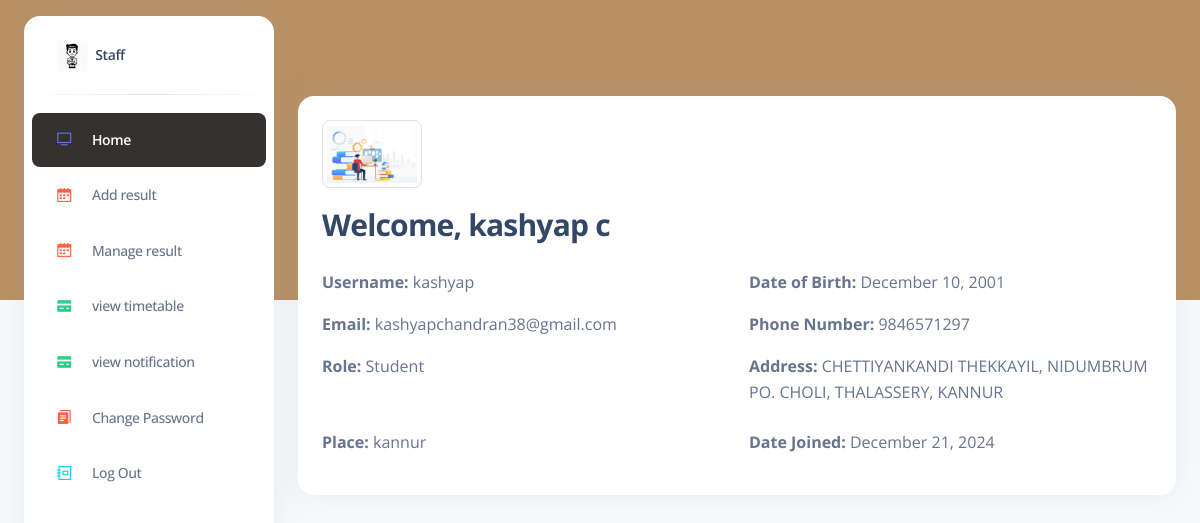
/staffdash/ (signed in), run on the app's committed database.
### adminapp/models.py (models this page shows)
class User(AbstractUser):
    is_fac= models.BooleanField(default=False)
    is_stud = models.BooleanField(default=False)
    phone_number = models.CharField(max_length=12,null=True,blank=True)
    dob=models.DateField(null=True,blank=True)
    place= models.CharField(max_length=100,null=True,blank=True)
    state = models.CharField(max_length=30,null=True,blank=True)
    image = models.ImageField(upload_to="user/",null=True,blank=True)
    semester=models.CharField(max_length=50,null=True,blank=True)
    address=models.CharField(max_length=150,null=True,blank=True)

### adminapp/views.py (the view)
# urls.py: path('staffdash/',views.staffdashboard, name='staffdashboard'),
@login_required(login_url='/')
def staffdashboard(request):
    current_page = 'staffdashboard'
    current_user = request.user
    context = {
        'current_page': current_page,
        'current_user': current_user
    }
    return render(request, 'admin_app/pages/staffdashboard.html', context)

### templates/admin_app/pages/staffdashboard.html (shortened to what this page needs)
{% extends "admin_app/components/base.html" %}
{% load static %}
{% block content %}
  {% include 'admin_app/components/header1.html' %}
<div class="container-fluid py-4">
  <div class="card mt-5">
    <div class="card-body text">
        {% if current_user.image %}
            <img src="{{ current_user.image.url }}" alt="Profile Photo" class="img-thumbnail mb-3" width="100">
        {% else %}
            <p><em>No photo uploaded</em></p>
        {% endif %}
        <h3 class="pb-3">Welcome, {{ current_user.username }} {{ current_user.last_name }}</h3>
        <div class="row">
            <div class="col-md-6">
                <p><strong>Username:</strong> {{ current_user.username }}</p>
                <p><strong>Email:</strong> {{ current_user.email }}</p>
                <p><strong>Role:</strong>
                    {% if current_user.is_fac %}
                        Faculty
                    {% else %}
                        Student
                    {% endif %}
                </p>
            </div>
            <div class="col-md-6">
                <p><strong>Date of Birth:</strong>
                    {% if current_user.dob %}
                        {{ current_user.dob|date:"F j, Y" }}
                    {% else %}
                        <em>Not provided</em>
                    {% endif %}
                </p>
                <p><strong>Phone Number:</strong>
                    {% if current_user.phone_number %}
                        {{ current_user.phone_number }}
                    {% else %}
                        <em>Not provided</em>
                    {% endif %}
                </p>
                <p><strong>Address:</strong>
                    {% if current_user.address %}
                        {{ current_user.address }}
                    {% else %}
                        <em>Not provided</em>
                    {% endif %}
                </p>
            </div>
        </div>
        <div class="row mt-2">
            <div class="col-md-6">
                <p><strong>Place:</strong>
                    {% if current_user.place %}
                        {{ current_user.place }}
                    {% else %}
                        <em>Not provided</em>
                    {% endif %}
                </p>
            </div>
            <div class="col-md-6">
                <p><strong>Date Joined:</strong> {{ current_user.date_joined|date:"F j, Y" }}</p>
            </div>
        </div>
    </div>
</div>
{% endblock content %}

### data on the page
User: image (picture), username "kashyap", last_name "c", email "kashyapchandran38@gmail.com", dob "December 10, 2001", phone_number "9846571297", address "CHETTIYANKANDI THEKKAYIL, NIDUMBRUM PO. CHOLI, THALASSERY, KANNUR", place "kannur", date_joined "December 21, 2024"
